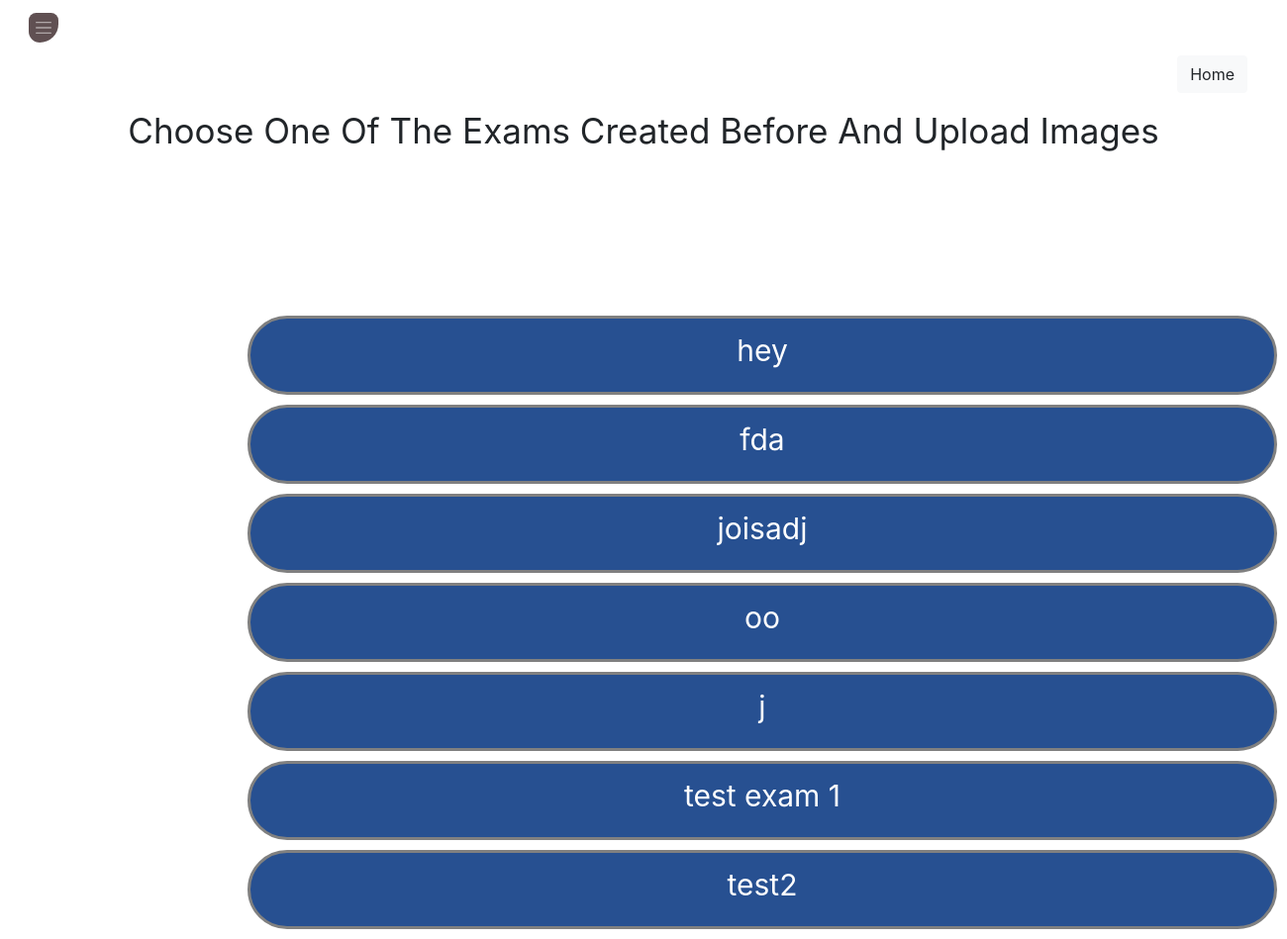
The page /functions/eval/ (signed in) on the database as committed earlier.
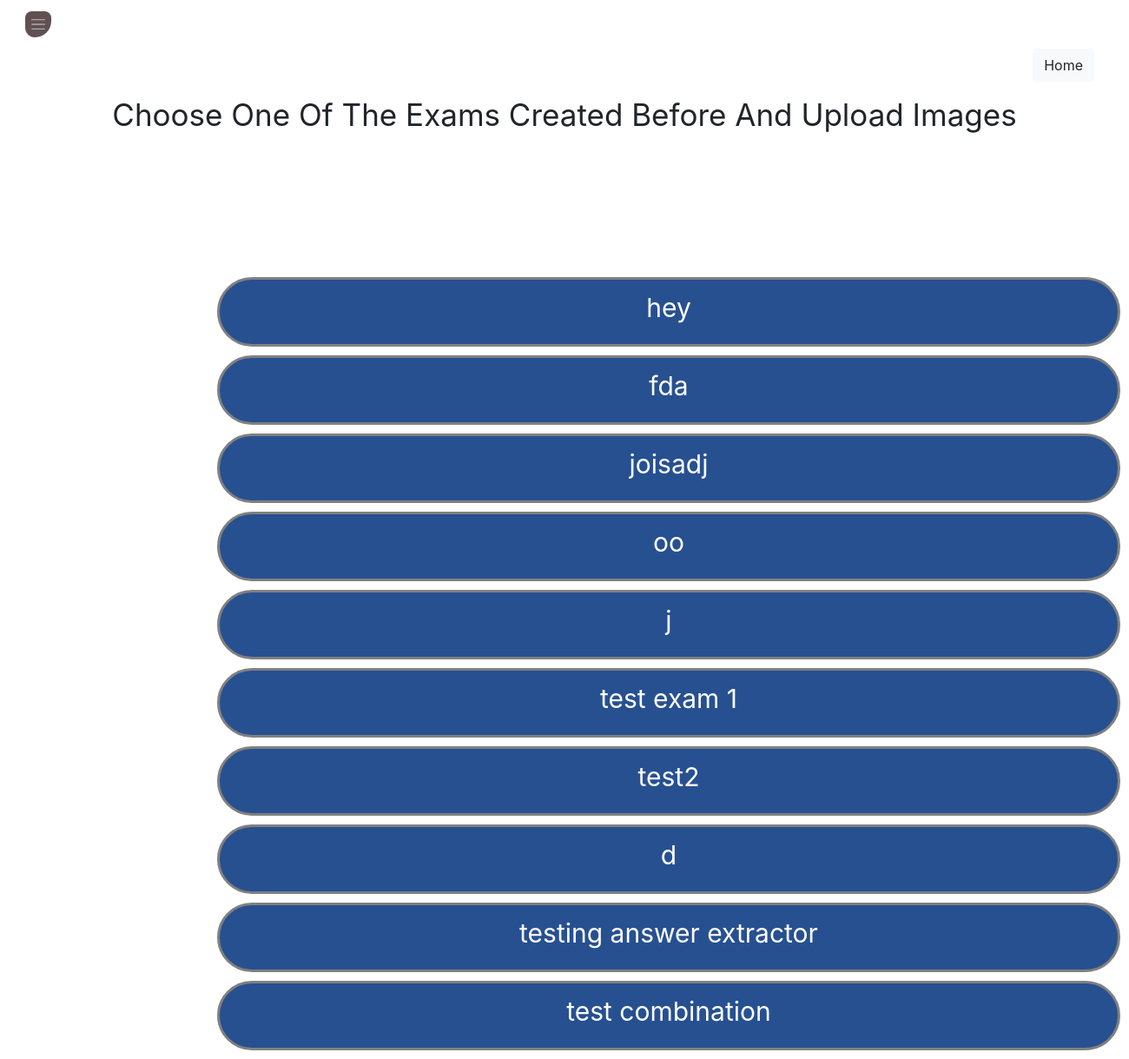
The same page on the database as committed later.
### functions/models.py (models this page shows, shortened)
class Exam(models.Model):
        user = models.ForeignKey(User,on_delete=models.CASCADE)
        exam_name = models.CharField(max_length = 200)
        ansKey = models.FileField(null=True,blank=True,upload_to='exams/answer_key/' )
        ansKeyImg = models.FileField(default="default.jpg", null=True,blank=True,upload_to='exams/answer_key_img/' )
        template = models.ForeignKey(omr_templates,on_delete=models.PROTECT)

### functions/views.py (the view)
# urls.py: path('eval/',login_required(eval.as_view()),name='exam-eval'),
class eval(ListView):
        template_name = 'eval_selection.html'
        context_object_name = 'exams'
        def get_queryset(self):
            return Exam.objects.filter(user=self.request.user)

### functions/templates/eval_selection.html (shortened to what this page needs)
{% extends 'base.html' %}
{% load static %}
{% block link %}
<link rel="stylesheet" href="{% static "css/all_templates.css" %}">
{% endblock link %}
{% block content %}
<div class="pos-f-t">
<nav class="navbar navbar-dark">
  <button class="navbar-toggler" type="button" data-toggle="collapse" data-target="#navbarToggleExternalContent" aria-controls="navbarToggleExternalContent" aria-expanded="false" aria-label="Toggle navigation">
    <span class="navbar-toggler-icon"></span>
  </button>
</nav>
</div>
<a href="{% url 'home-page'%}"><h3 class="homeNav"><button type="button" class="btn btn-light">Home</button></h3></a>
<div class="text-center" style="margin:50px;text-align: center; font-size:35px; ">
Choose One Of The Exams Created Before And Upload Images</div>
<div class="template-list" style=" padding-left:30vh; margin-top:20vh; text-align: center; height: auto; width:auto; font-size:24px;">
  {% for exam in exams %}
  <a style="margin:10px; padding-left:40vh; padding-right:40vh; display:block; width:130vh; height:10vh; background-color:#275091;
  color:white; border: 3px solid gray; border-radius:50px; font-size:30px; padding-top:10px; color:white;" href="/functions/exam-detail/{{exam.exam_name}}/inputs">{{exam.exam_name}}</a>
  {% endfor %}
</div>
{% endblock content %}

### templates/base.html (shortened to what this page needs)
<!DOCTYPE html>
<html lang="en" dir="ltr">
  <head>
    <link rel="stylesheet" href="https://stackpath.bootstrapcdn.com/bootstrap/4.3.1/css/bootstrap.min.css">
    <link rel="stylesheet" href="https://unpkg.com/bootstrap-table@1.15.5/dist/bootstrap-table.min.css">
    <link href="https://cdnjs.cloudflare.com/ajax/libs/x-editable/1.5.1/bootstrap3-editable/css/bootstrap-editable.css" rel="stylesheet">
    {% block link %}
    {% endblock link %}
  </head>
  <body>
{% block content %}
{% endblock content %}
  </body>
</html>

### Static_dev/static/css/all_templates.css (style rules this page uses)
.navbar-toggler-icon { background-color: #605052; background-size: 20px; border-radius: 20px 20px 50px 30px; }
a:-webkit-any-link { color: -webkit-link; cursor: pointer; text-decoration: none; background-color: transparent; }
.homeNav { float:right; margin-right:40px; }

Rows that differ between the two databases and show on the page:
added Exam: exam_name "d"
added Exam: exam_name "testing answer extractor"
added Exam: exam_name "test combination"
